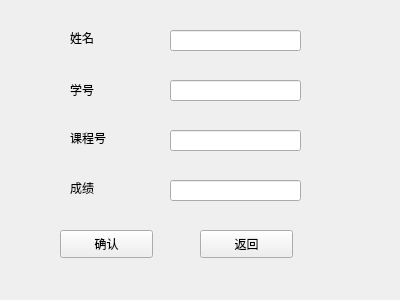
<?xml version="1.0" encoding="UTF-8"?>
<ui version="4.0">
 <class>editGrade</class>
 <widget class="QWidget" name="editGrade">
  <property name="geometry">
   <rect>
    <x>0</x>
    <y>0</y>
    <width>400</width>
    <height>300</height>
   </rect>
  </property>
  <property name="minimumSize">
   <size>
    <width>399</width>
    <height>299</height>
   </size>
  </property>
  <property name="maximumSize">
   <size>
    <width>400</width>
    <height>300</height>
   </size>
  </property>
  <property name="windowTitle">
   <string>编辑学生成绩</string>
  </property>
  <widget class="QWidget" name="widget" native="true">
   <property name="geometry">
    <rect>
     <x>10</x>
     <y>10</y>
     <width>381</width>
     <height>281</height>
    </rect>
   </property>
   <property name="maximumSize">
    <size>
     <width>405</width>
     <height>324</height>
    </size>
   </property>
   <widget class="QLineEdit" name="setStudentName">
    <property name="geometry">
     <rect>
      <x>160</x>
      <y>20</y>
      <width>131</width>
      <height>21</height>
     </rect>
    </property>
   </widget>
   <widget class="QLabel" name="labStudentName">
    <property name="geometry">
     <rect>
      <x>60</x>
      <y>20</y>
      <width>41</width>
      <height>16</height>
     </rect>
    </property>
    <property name="text">
     <string>姓名</string>
    </property>
   </widget>
   <widget class="QLabel" name="labStudentID">
    <property name="geometry">
     <rect>
      <x>60</x>
      <y>70</y>
      <width>41</width>
      <height>20</height>
     </rect>
    </property>
    <property name="text">
     <string>学号</string>
    </property>
   </widget>
   <widget class="QLineEdit" name="setStudentID">
    <property name="geometry">
     <rect>
      <x>160</x>
      <y>70</y>
      <width>131</width>
      <height>21</height>
     </rect>
    </property>
   </widget>
   <widget class="QLabel" name="labCourse">
    <property name="geometry">
     <rect>
      <x>60</x>
      <y>120</y>
      <width>61</width>
      <height>16</height>
     </rect>
    </property>
    <property name="text">
     <string>课程号</string>
    </property>
   </widget>
   <widget class="QLabel" name="labGrade">
    <property name="geometry">
     <rect>
      <x>60</x>
      <y>170</y>
      <width>41</width>
      <height>16</height>
     </rect>
    </property>
    <property name="text">
     <string>成绩</string>
    </property>
   </widget>
   <widget class="QLineEdit" name="setCourseId">
    <property name="geometry">
     <rect>
      <x>160</x>
      <y>120</y>
      <width>131</width>
      <height>21</height>
     </rect>
    </property>
   </widget>
   <widget class="QLineEdit" name="setGrade">
    <property name="geometry">
     <rect>
      <x>160</x>
      <y>170</y>
      <width>131</width>
      <height>21</height>
     </rect>
    </property>
   </widget>
   <widget class="QPushButton" name="yesButton">
    <property name="geometry">
     <rect>
      <x>50</x>
      <y>220</y>
      <width>93</width>
      <height>28</height>
     </rect>
    </property>
    <property name="text">
     <string>确认</string>
    </property>
   </widget>
   <widget class="QPushButton" name="noButton">
    <property name="geometry">
     <rect>
      <x>190</x>
      <y>220</y>
      <width>93</width>
      <height>28</height>
     </rect>
    </property>
    <property name="text">
     <string>返回</string>
    </property>
   </widget>
  </widget>
  <widget class="QLabel" name="label_2">
   <property name="geometry">
    <rect>
     <x>-260</x>
     <y>-370</y>
     <width>1071</width>
     <height>841</height>
    </rect>
   </property>
   <property name="text">
    <string>&lt;html&gt;&lt;head/&gt;&lt;body&gt;&lt;p&gt;&lt;img src=&quot;:/image/R-C.jpg&quot;/&gt;&lt;/p&gt;&lt;/body&gt;&lt;/html&gt;</string>
   </property>
  </widget>
  <zorder>label_2</zorder>
  <zorder>widget</zorder>
 </widget>
 <resources/>
 <connections/>
</ui>
